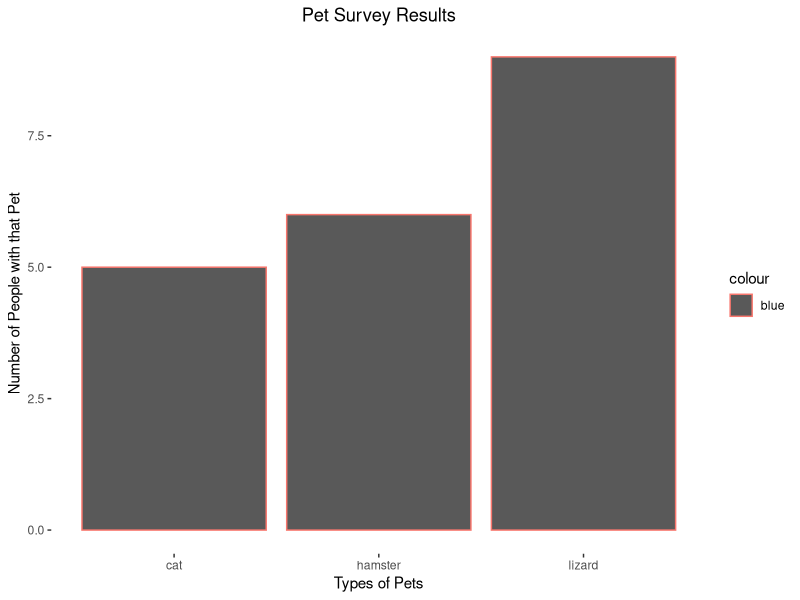

Reproduce this figure in R.
library(ggplot2)

data <- read.csv("Data.csv")

plot <- ggplot(data, aes(x=Pets,color="blue")) + 
  geom_bar() +
  labs(x = "Entries", y = "Count", title = "Count of Entries in the First Column") +
  theme(panel.background = element_rect(fill = 'white'), plot.title = element_text(hjust = 0.5)) + labs(x="Types of Pets", y="Number of People with that Pet", title="Pet Survey Results")

ggsave("Pet_Data_Viz.jpg", plot = plot, width = 8, height = 6, dpi = 300, device = "jpeg")

